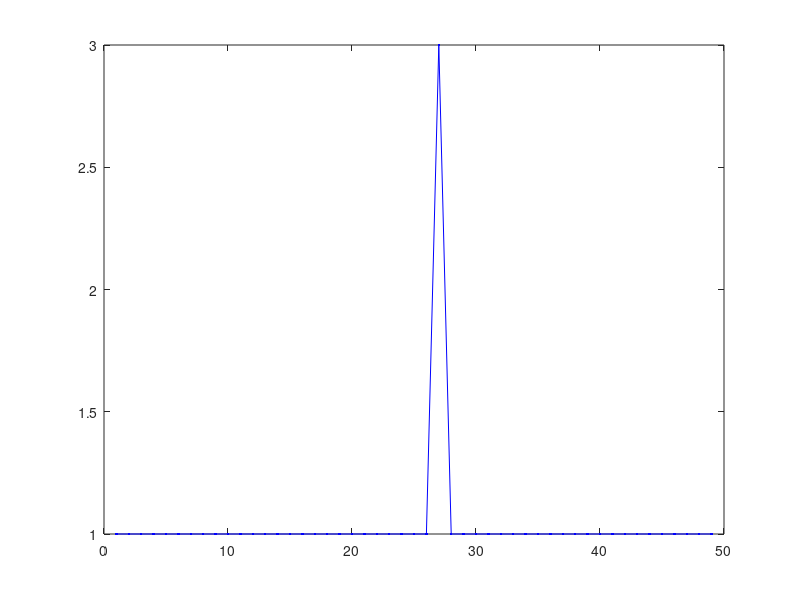
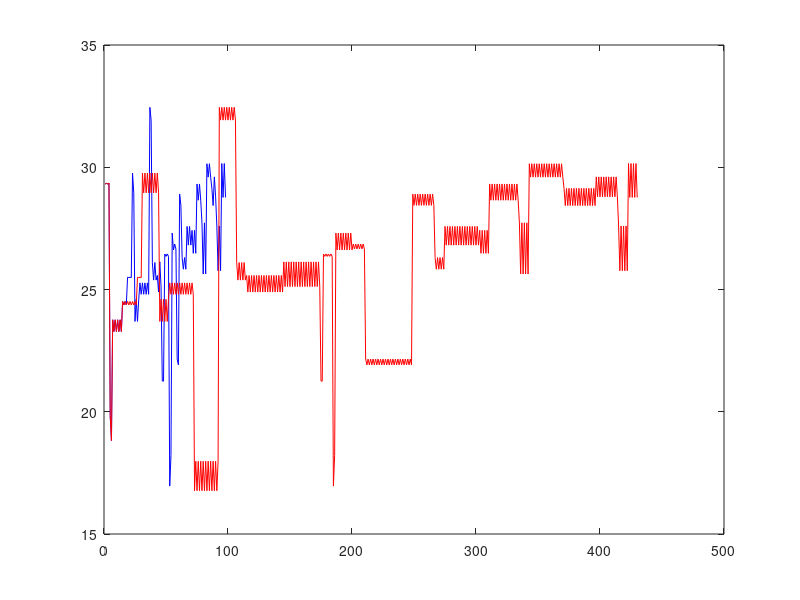
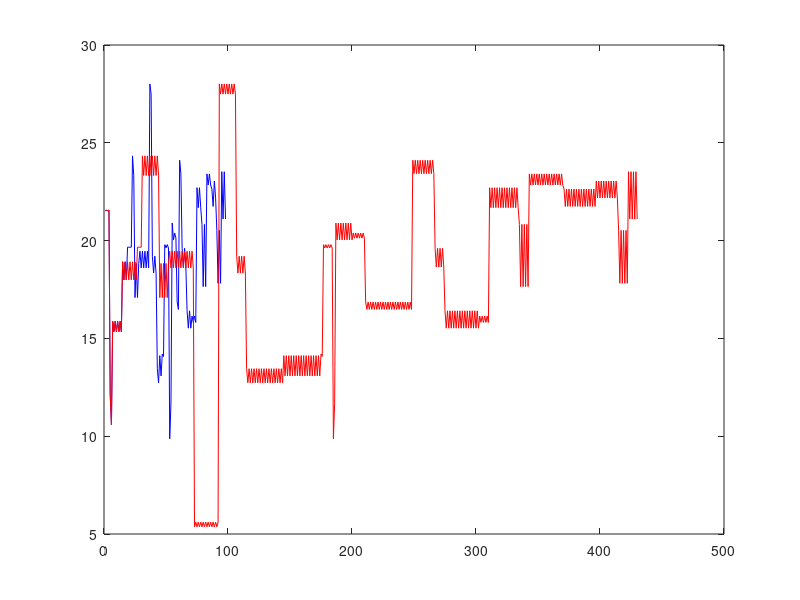
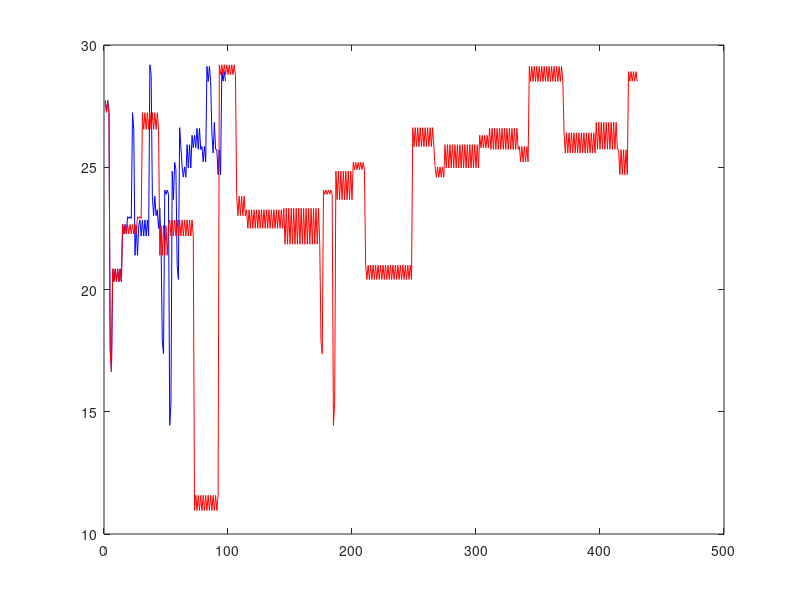

MATLAB code to generate these figures, in order:

clear all; close all;

format_str = {'r', 'b.', 'gs', 'k'};
load par_explore/CellSearch_test1to33_twist0_fo-140to140_resv2_numPtry1_Prange-1_parTh8_numPth0.5.mat;

idx_raw = [];
z_th1_store_raw = [];
pow_store_raw = [];
z_th1_store = [];
pow_store = [];
top_idx = [];
sub_idx = [];
try_idx = [];
par_valid = [];
par_invalid = [];
par_combined_max_valid = [];
par_combined_max_invalid = [];
par_max_max_valid = [];
par_max_max_invalid = [];
for i = 1 : length(cell_info)
    a = cell_info{i};
    for k = 1 : length(a)
        z_th1_store_raw = [z_th1_store_raw a(k).Z_th1];
        pow_store_raw = [pow_store_raw a(k).pow];
        flag = 0;
        if ~isnan(a(k).n_id_cell)
            flag = 1;
            z_th1_store = [z_th1_store a(k).Z_th1];
            try_idx = [try_idx a(k).extra_info.try_idx];
            par_valid = [par_valid a(k).extra_info.par];
            par_combined_max_valid = [par_combined_max_valid a(k).extra_info.par_combined_max];
            par_max_max_valid = [par_max_max_valid a(k).extra_info.par_max_max];
            pow_store = [pow_store a(k).pow];
            top_idx = [top_idx i];
            sub_idx = [sub_idx k];
        else
            par_invalid = [par_invalid a(k).extra_info.par];
            par_combined_max_invalid = [par_combined_max_invalid a(k).extra_info.par_combined_max];
            par_max_max_invalid = [par_max_max_invalid a(k).extra_info.par_max_max];
        end
        idx_raw = [idx_raw flag];
    end
end

figure; plot(try_idx, 'b.-');

figure; plot(par_valid, 'b'); hold on; plot(par_invalid, 'r');
figure; plot(par_combined_max_valid, 'b'); hold on; plot(par_combined_max_invalid, 'r');
figure; plot(par_max_max_valid, 'b'); hold on; plot(par_max_max_invalid, 'r');
